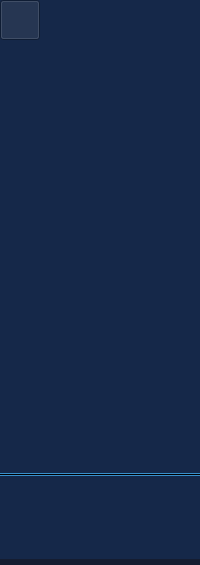
  <widget class="QDockWidget" name="dockWidgetToolBar">
   <property name="font">
    <font>
     <family>Georgia</family>
     <pointsize>10</pointsize>
    </font>
   </property>
   <property name="styleSheet">
    <string notr="true">QWidget{background-color: #151d31;}</string>
   </property>
   <property name="floating">
    <bool>false</bool>
   </property>
   <property name="features">
    <set>QDockWidget::DockWidgetFloatable</set>
   </property>
   <property name="allowedAreas">
    <set>Qt::LeftDockWidgetArea|Qt::RightDockWidgetArea|Qt::TopDockWidgetArea</set>
   </property>
   <attribute name="dockWidgetArea">
    <number>2</number>
   </attribute>
   <widget class="QWidget" name="dockWidgetContents_3">
    <property name="styleSheet">
     <string notr="true"/>
    </property>
    <layout class="QVBoxLayout" name="verticalLayout">
     <property name="spacing">
      <number>0</number>
     </property>
     <property name="leftMargin">
      <number>0</number>
     </property>
     <property name="topMargin">
      <number>0</number>
     </property>
     <property name="rightMargin">
      <number>0</number>
     </property>
     <property name="bottomMargin">
      <number>6</number>
     </property>
     <item>
      <widget class="QWidget" name="widget" native="true">
       <property name="styleSheet">
        <string notr="true">QWidget{
background-color: #152849;
/*border-radius: 10px;*/
}
</string>
       </property>
       <layout class="QVBoxLayout" name="verticalLayout_7">
        <property name="spacing">
         <number>3</number>
        </property>
        <property name="leftMargin">
         <number>0</number>
        </property>
        <property name="topMargin">
         <number>0</number>
        </property>
        <property name="rightMargin">
         <number>0</number>
        </property>
        <property name="bottomMargin">
         <number>0</number>
        </property>
        <item>
         <widget class="QPushButton" name="pushButtonNavigate">
          <property name="sizePolicy">
           <sizepolicy hsizetype="Fixed" vsizetype="Fixed">
            <horstretch>0</horstretch>
            <verstretch>0</verstretch>
           </sizepolicy>
          </property>
          <property name="minimumSize">
           <size>
            <width>40</width>
            <height>40</height>
           </size>
          </property>
          <property name="maximumSize">
           <size>
            <width>40</width>
            <height>40</height>
           </size>
          </property>
          <property name="font">
           <font>
            <family>Georgia</family>
            <pointsize>10</pointsize>
           </font>
          </property>
          <property name="toolTip">
           <string>Navigate</string>
          </property>
          <property name="text">
           <string/>
          </property>
          <property name="icon">
           <iconset resource="../../resources/Dental.qrc">
            <normaloff>:/HyperBlue/hyperblue/icon/navigate-normal.png</normaloff>
            <normalon>:/HyperBlue/hyperblue/icon/navigate-selected.png</normalon>:/HyperBlue/hyperblue/icon/navigate-normal.png</iconset>
          </property>
          <property name="iconSize">
           <size>
            <width>24</width>
            <height>24</height>
           </size>
          </property>
          <property name="checkable">
           <bool>true</bool>
          </property>
          <property name="checked">
           <bool>true</bool>
          </property>
          <property name="flat">
           <bool>true</bool>
          </property>
          <attribute name="buttonGroup">
           <string notr="true">buttonGroup</string>
          </attribute>
         </widget>
        </item>
        <item>
         <widget class="QPushButton" name="pushButtonWindowLevel">
          <property name="sizePolicy">
           <sizepolicy hsizetype="Fixed" vsizetype="Fixed">
            <horstretch>0</horstretch>
            <verstretch>0</verstretch>
           </sizepolicy>
          </property>
          <property name="minimumSize">
           <size>
            <width>40</width>
            <height>40</height>
           </size>
          </property>
          <property name="maximumSize">
           <size>
            <width>40</width>
            <height>40</height>
           </size>
          </property>
          <property name="font">
           <font>
            <family>Georgia</family>
            <pointsize>10</pointsize>
           </font>
          </property>
          <property name="toolTip">
           <string>Window Level</string>
          </property>
          <property name="text">
           <string/>
          </property>
          <property name="icon">
           <iconset resource="../../resources/Dental.qrc">
            <normaloff>:/HyperBlue/hyperblue/icon/windowLevel-normal.png</normaloff>
            <normalon>:/HyperBlue/hyperblue/icon/windowLevel-selected.png</normalon>:/HyperBlue/hyperblue/icon/windowLevel-normal.png</iconset>
          </property>
          <property name="iconSize">
           <size>
            <width>24</width>
            <height>24</height>
           </size>
          </property>
          <property name="checkable">
           <bool>true</bool>
          </property>
          <property name="checked">
           <bool>false</bool>
          </property>
          <property name="flat">
           <bool>true</bool>
          </property>
          <attribute name="buttonGroup">
           <string notr="true">buttonGroup</string>
          </attribute>
         </widget>
        </item>
        <item>
         <widget class="QPushButton" name="pushButtonZoomCamera">
          <property name="sizePolicy">
           <sizepolicy hsizetype="Fixed" vsizetype="Fixed">
            <horstretch>0</horstretch>
            <verstretch>0</verstretch>
           </sizepolicy>
          </property>
          <property name="minimumSize">
           <size>
            <width>40</width>
            <height>40</height>
           </size>
          </property>
          <property name="maximumSize">
           <size>
            <width>40</width>
            <height>40</height>
           </size>
          </property>
          <property name="font">
           <font>
            <family>Georgia</family>
            <pointsize>10</pointsize>
           </font>
          </property>
          <property name="toolTip">
           <string> Zoom Camera</string>
          </property>
          <property name="text">
           <string/>
          </property>
          <property name="icon">
           <iconset resource="../../resources/Dental.qrc">
            <normaloff>:/HyperBlue/hyperblue/icon/zoom-normal.png</normaloff>
            <normalon>:/HyperBlue/hyperblue/icon/zoom-selected.png</normalon>:/HyperBlue/hyperblue/icon/zoom-normal.png</iconset>
          </property>
          <property name="iconSize">
           <size>
            <width>24</width>
            <height>24</height>
           </size>
          </property>
          <property name="checkable">
           <bool>true</bool>
          </property>
          <property name="checked">
           <bool>false</bool>
          </property>
          <property name="flat">
           <bool>true</bool>
          </property>
          <attribute name="buttonGroup">
           <string notr="true">buttonGroup</string>
          </attribute>
         </widget>
        </item>
        <item>
         <widget class="QPushButton" name="pushButtonPanCamera">
          <property name="sizePolicy">
           <sizepolicy hsizetype="Fixed" vsizetype="Fixed">
            <horstretch>0</horstretch>
            <verstretch>0</verstretch>
           </sizepolicy>
          </property>
          <property name="minimumSize">
           <size>
            <width>40</width>
            <height>40</height>
           </size>
          </property>
          <property name="maximumSize">
           <size>
            <width>40</width>
            <height>40</height>
           </size>
          </property>
          <property name="font">
           <font>
            <family>Georgia</family>
            <pointsize>10</pointsize>
           </font>
          </property>
          <property name="toolTip">
           <string>Pan Camera</string>
          </property>
          <property name="text">
           <string/>
          </property>
          <property name="icon">
           <iconset resource="../../resources/Dental.qrc">
            <normaloff>:/HyperBlue/hyperblue/icon/pan-normal.png</normaloff>
            <normalon>:/HyperBlue/hyperblue/icon/pan-selected.png</normalon>:/HyperBlue/hyperblue/icon/pan-normal.png</iconset>
          </property>
          <property name="iconSize">
           <size>
            <width>24</width>
            <height>24</height>
           </size>
          </property>
          <property name="checkable">
           <bool>true</bool>
          </property>
          <property name="checked">
           <bool>false</bool>
          </property>
          <property name="flat">
           <bool>true</bool>
          </property>
          <attribute name="buttonGroup">
           <string notr="true">buttonGroup</string>
          </attribute>
         </widget>
        </item>
        <item>
         <widget class="QPushButton" name="pushButtonRotateCamera">
          <property name="sizePolicy">
           <sizepolicy hsizetype="Fixed" vsizetype="Fixed">
            <horstretch>0</horstretch>
            <verstretch>0</verstretch>
           </sizepolicy>
          </property>
          <property name="minimumSize">
           <size>
            <width>40</width>
            <height>40</height>
           </size>
          </property>
          <property name="maximumSize">
           <size>
            <width>40</width>
            <height>40</height>
           </size>
          </property>
          <property name="font">
           <font>
            <family>Georgia</family>
            <pointsize>10</pointsize>
           </font>
          </property>
          <property name="toolTip">
           <string>Rotate Camera</string>
          </property>
          <property name="text">
           <string/>
          </property>
          <property name="icon">
           <iconset resource="../../resources/Dental.qrc">
            <normaloff>:/HyperBlue/hyperblue/icon/rotate-normal.png</normaloff>
            <normalon>:/HyperBlue/hyperblue/icon/rotate-selected.png</normalon>:/HyperBlue/hyperblue/icon/rotate-normal.png</iconset>
          </property>
          <property name="iconSize">
           <size>
            <width>24</width>
            <height>24</height>
           </size>
          </property>
          <property name="checkable">
           <bool>true</bool>
          </property>
          <property name="checked">
           <bool>false</bool>
          </property>
          <property name="flat">
           <bool>true</bool>
          </property>
          <attribute name="buttonGroup">
           <string notr="true">buttonGroup</string>
          </attribute>
         </widget>
        </item>
        <item>
         <widget class="QPushButton" name="pushButtonRuler">
          <property name="sizePolicy">
           <sizepolicy hsizetype="Fixed" vsizetype="Fixed">
            <horstretch>0</horstretch>
            <verstretch>0</verstretch>
           </sizepolicy>
          </property>
          <property name="minimumSize">
           <size>
            <width>40</width>
            <height>40</height>
           </size>
          </property>
          <property name="maximumSize">
           <size>
            <width>40</width>
            <height>40</height>
           </size>
          </property>
          <property name="font">
           <font>
            <family>Georgia</family>
            <pointsize>10</pointsize>
           </font>
          </property>
          <property name="toolTip">
           <string>Ruler</string>
          </property>
          <property name="text">
           <string/>
          </property>
          <property name="icon">
           <iconset resource="../../resources/Dental.qrc">
            <normaloff>:/HyperBlue/hyperblue/icon/ruler-normal.png</normaloff>
            <normalon>:/HyperBlue/hyperblue/icon/ruler-selected.png</normalon>:/HyperBlue/hyperblue/icon/ruler-normal.png</iconset>
          </property>
          <property name="iconSize">
           <size>
            <width>24</width>
            <height>24</height>
           </size>
          </property>
          <property name="checkable">
           <bool>true</bool>
          </property>
          <property name="checked">
           <bool>false</bool>
          </property>
          <property name="flat">
           <bool>true</bool>
          </property>
          <attribute name="buttonGroup">
           <string notr="true">buttonGroup</string>
          </attribute>
         </widget>
        </item>
        <item>
         <widget class="QPushButton" name="pushButtonProtractor">
          <property name="sizePolicy">
           <sizepolicy hsizetype="Fixed" vsizetype="Fixed">
            <horstretch>0</horstretch>
            <verstretch>0</verstretch>
           </sizepolicy>
          </property>
          <property name="minimumSize">
           <size>
            <width>40</width>
            <height>40</height>
           </size>
          </property>
          <property name="maximumSize">
           <size>
            <width>40</width>
            <height>40</height>
           </size>
          </property>
          <property name="font">
           <font>
            <family>Georgia</family>
            <pointsize>10</pointsize>
           </font>
          </property>
          <property name="toolTip">
           <string>Protractor</string>
          </property>
          <property name="text">
           <string/>
          </property>
          <property name="icon">
           <iconset resource="../../resources/Dental.qrc">
            <normaloff>:/HyperBlue/hyperblue/icon/protractor-normal.png</normaloff>
            <normalon>:/HyperBlue/hyperblue/icon/protractor-selected.png</normalon>:/HyperBlue/hyperblue/icon/protractor-normal.png</iconset>
          </property>
          <property name="iconSize">
           <size>
            <width>24</width>
            <height>24</height>
           </size>
          </property>
          <property name="checkable">
           <bool>true</bool>
          </property>
          <property name="checked">
           <bool>false</bool>
          </property>
          <property name="flat">
           <bool>true</bool>
          </property>
          <attribute name="buttonGroup">
           <string notr="true">buttonGroup</string>
          </attribute>
         </widget>
        </item>
        <item>
         <widget class="QPushButton" name="pushButtonStatistics">
          <property name="sizePolicy">
           <sizepolicy hsizetype="Fixed" vsizetype="Fixed">
            <horstretch>0</horstretch>
            <verstretch>0</verstretch>
           </sizepolicy>
          </property>
          <property name="minimumSize">
           <size>
            <width>40</width>
            <height>40</height>
           </size>
          </property>
          <property name="maximumSize">
           <size>
            <width>40</width>
            <height>40</height>
           </size>
          </property>
          <property name="font">
           <font>
            <family>Georgia</family>
            <pointsize>10</pointsize>
           </font>
          </property>
          <property name="toolTip">
           <string>Statistic</string>
          </property>
          <property name="text">
           <string/>
          </property>
          <property name="icon">
           <iconset resource="../../resources/Dental.qrc">
            <normaloff>:/HyperBlue/hyperblue/icon/statistic-normal.png</normaloff>
            <normalon>:/HyperBlue/hyperblue/icon/statistic-selected.png</normalon>:/HyperBlue/hyperblue/icon/statistic-normal.png</iconset>
          </property>
          <property name="iconSize">
           <size>
            <width>24</width>
            <height>24</height>
           </size>
          </property>
          <property name="checkable">
           <bool>true</bool>
          </property>
          <property name="checked">
           <bool>false</bool>
          </property>
          <property name="flat">
           <bool>true</bool>
          </property>
          <attribute name="buttonGroup">
           <string notr="true">buttonGroup</string>
          </attribute>
         </widget>
        </item>
        <item>
         <widget class="QPushButton" name="pushButtonAdjustImage">
          <property name="sizePolicy">
           <sizepolicy hsizetype="Fixed" vsizetype="Fixed">
            <horstretch>0</horstretch>
            <verstretch>0</verstretch>
           </sizepolicy>
          </property>
          <property name="minimumSize">
           <size>
            <width>40</width>
            <height>40</height>
           </size>
          </property>
          <property name="maximumSize">
           <size>
            <width>40</width>
            <height>40</height>
           </size>
          </property>
          <property name="font">
           <font>
            <family>Georgia</family>
            <pointsize>10</pointsize>
           </font>
          </property>
          <property name="toolTip">
           <string>Adjust Image</string>
          </property>
          <property name="text">
           <string/>
          </property>
          <property name="icon">
           <iconset resource="../../resources/Dental.qrc">
            <normaloff>:/HyperBlue/hyperblue/icon/imageAdjust-normal.png</normaloff>
            <normalon>:/HyperBlue/hyperblue/icon/imageAdjust-selected.png</normalon>:/HyperBlue/hyperblue/icon/imageAdjust-normal.png</iconset>
          </property>
          <property name="iconSize">
           <size>
            <width>24</width>
            <height>24</height>
           </size>
          </property>
          <property name="checkable">
           <bool>true</bool>
          </property>
          <property name="checked">
           <bool>false</bool>
          </property>
          <property name="flat">
           <bool>true</bool>
          </property>
          <attribute name="buttonGroup">
           <string notr="true">buttonGroup</string>
          </attribute>
         </widget>
        </item>
        <item>
         <widget class="QPushButton" name="pushButtonAdjustProp">
          <property name="sizePolicy">
           <sizepolicy hsizetype="Fixed" vsizetype="Fixed">
            <horstretch>0</horstretch>
            <verstretch>0</verstretch>
           </sizepolicy>
          </property>
          <property name="minimumSize">
           <size>
            <width>40</width>
            <height>40</height>
           </size>
          </property>
          <property name="maximumSize">
           <size>
            <width>40</width>
            <height>40</height>
           </size>
          </property>
          <property name="font">
           <font>
            <family>Georgia</family>
            <pointsize>10</pointsize>
           </font>
          </property>
          <property name="toolTip">
           <string>Adjust Prop</string>
          </property>
          <property name="text">
           <string/>
          </property>
          <property name="icon">
           <iconset resource="../../resources/Dental.qrc">
            <normaloff>:/HyperBlue/hyperblue/icon/propAdjust-normal.png</normaloff>
            <normalon>:/HyperBlue/hyperblue/icon/propAdjust-selected.png</normalon>:/HyperBlue/hyperblue/icon/propAdjust-normal.png</iconset>
          </property>
          <property name="iconSize">
           <size>
            <width>24</width>
            <height>24</height>
           </size>
          </property>
          <property name="checkable">
           <bool>true</bool>
          </property>
          <property name="checked">
           <bool>false</bool>
          </property>
          <property name="flat">
           <bool>true</bool>
          </property>
          <attribute name="buttonGroup">
           <string notr="true">buttonGroup</string>
          </attribute>
         </widget>
        </item>
        <item>
         <widget class="QPushButton" name="pushButtonPaintBrush">
          <property name="sizePolicy">
           <sizepolicy hsizetype="Fixed" vsizetype="Fixed">
            <horstretch>0</horstretch>
            <verstretch>0</verstretch>
           </sizepolicy>
          </property>
          <property name="minimumSize">
           <size>
            <width>40</width>
            <height>40</height>
           </size>
          </property>
          <property name="maximumSize">
           <size>
            <width>40</width>
            <height>40</height>
           </size>
          </property>
          <property name="font">
           <font>
            <family>Georgia</family>
            <pointsize>10</pointsize>
           </font>
          </property>
          <property name="toolTip">
           <string>PaintBrush</string>
          </property>
          <property name="styleSheet">
           <string notr="true">color:white;</string>
          </property>
          <property name="text">
           <string/>
          </property>
          <property name="icon">
           <iconset resource="../../resources/Dental.qrc">
            <normaloff>:/HyperBlue/hyperblue/icon/paintBrush-normal.png</normaloff>
            <normalon>:/HyperBlue/hyperblue/icon/paintBrush-selected.png</normalon>:/HyperBlue/hyperblue/icon/paintBrush-normal.png</iconset>
          </property>
          <property name="iconSize">
           <size>
            <width>24</width>
            <height>24</height>
           </size>
          </property>
          <property name="checkable">
           <bool>true</bool>
          </property>
          <property name="checked">
           <bool>false</bool>
          </property>
          <property name="flat">
           <bool>true</bool>
          </property>
          <attribute name="buttonGroup">
           <string notr="true">buttonGroup</string>
          </attribute>
         </widget>
        </item>
        <item>
         <widget class="Line" name="line">
          <property name="styleSheet">
           <string notr="true">background-color: #388fcb;</string>
          </property>
          <property name="frameShadow">
           <enum>QFrame::Plain</enum>
          </property>
          <property name="orientation">
           <enum>Qt::Horizontal</enum>
          </property>
         </widget>
        </item>
        <item>
         <widget class="QPushButton" name="pushButtonReset">
          <property name="sizePolicy">
           <sizepolicy hsizetype="Fixed" vsizetype="Fixed">
            <horstretch>0</horstretch>
            <verstretch>0</verstretch>
           </sizepolicy>
          </property>
          <property name="minimumSize">
           <size>
            <width>40</width>
            <height>40</height>
           </size>
          </property>
          <property name="maximumSize">
           <size>
            <width>40</width>
            <height>40</height>
           </size>
          </property>
          <property name="font">
           <font>
            <family>Georgia</family>
            <pointsize>10</pointsize>
           </font>
          </property>
          <property name="toolTip">
           <string>Reset</string>
          </property>
          <property name="styleSheet">
           <string notr="true">color:white;</string>
          </property>
          <property name="text">
           <string/>
          </property>
          <property name="icon">
           <iconset resource="../../resources/Dental.qrc">
            <normaloff>:/HyperBlue/hyperblue/icon/reset-normal.png</normaloff>
            <normalon>:/HyperBlue/hyperblue/icon/reset-selected.png</normalon>:/HyperBlue/hyperblue/icon/reset-normal.png</iconset>
          </property>
          <property name="iconSize">
           <size>
            <width>24</width>
            <height>24</height>
           </size>
          </property>
          <property name="checkable">
           <bool>false</bool>
          </property>
          <property name="checked">
           <bool>false</bool>
          </property>
          <property name="flat">
           <bool>true</bool>
          </property>
         </widget>
        </item>
        <item>
         <spacer name="verticalSpacer">
          <property name="orientation">
           <enum>Qt::Vertical</enum>
          </property>
          <property name="sizeHint" stdset="0">
           <size>
            <width>20</width>
            <height>40</height>
           </size>
          </property>
         </spacer>
        </item>
       </layout>
      </widget>
     </item>
    </layout>
   </widget>
  </widget>
